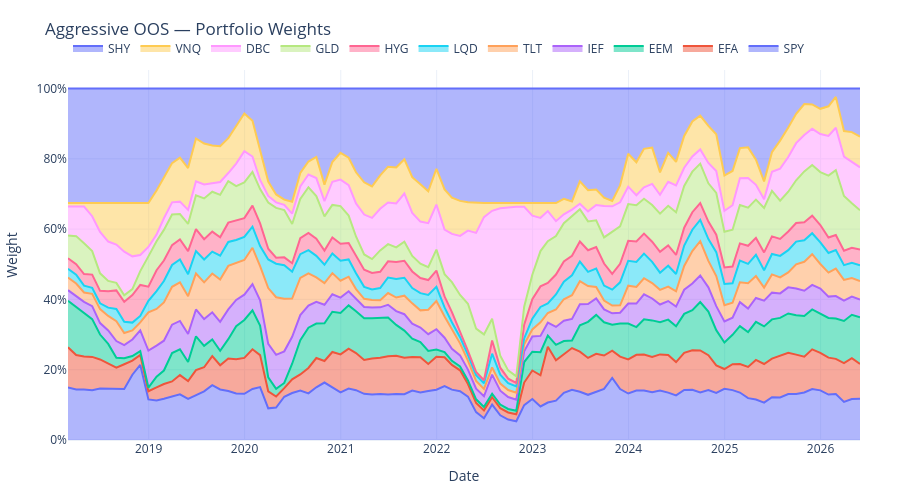

Write notebook code for a chart like this one.
### Code cell
name = "Aggressive OOS"

fig = go.Figure()

for asset in weights_OOS[name].columns:
    fig.add_trace(
        go.Scatter(
            x=weights_OOS[name].index,
            y=weights_OOS[name][asset],
            mode="lines",
            name=asset,
            stackgroup="one",
        )
    )

fig.update_layout(
    **default_layout,
    title=f"{name} — Portfolio Weights",
    xaxis_title="Date",
    yaxis_title="Weight",
)

fig.update_yaxes(tickformat=".0%")
fig.show()
